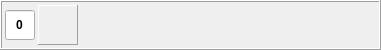
<?xml version="1.0" encoding="UTF-8"?>
<ui version="4.0">
 <class>InitiativeListCombatantWidget</class>
 <widget class="QWidget" name="InitiativeListCombatantWidget">
  <property name="geometry">
   <rect>
    <x>0</x>
    <y>0</y>
    <width>381</width>
    <height>50</height>
   </rect>
  </property>
  <property name="sizePolicy">
   <sizepolicy hsizetype="MinimumExpanding" vsizetype="Preferred">
    <horstretch>0</horstretch>
    <verstretch>0</verstretch>
   </sizepolicy>
  </property>
  <property name="windowTitle">
   <string/>
  </property>
  <layout class="QHBoxLayout" name="horizontalLayout_2">
   <property name="spacing">
    <number>0</number>
   </property>
   <property name="leftMargin">
    <number>0</number>
   </property>
   <property name="topMargin">
    <number>0</number>
   </property>
   <property name="rightMargin">
    <number>0</number>
   </property>
   <property name="bottomMargin">
    <number>0</number>
   </property>
   <item>
    <widget class="QFrame" name="frame">
     <property name="frameShape">
      <enum>QFrame::Box</enum>
     </property>
     <property name="frameShadow">
      <enum>QFrame::Raised</enum>
     </property>
     <layout class="QHBoxLayout" name="horizontalLayout">
      <property name="spacing">
       <number>3</number>
      </property>
      <property name="leftMargin">
       <number>3</number>
      </property>
      <property name="topMargin">
       <number>3</number>
      </property>
      <property name="rightMargin">
       <number>3</number>
      </property>
      <property name="bottomMargin">
       <number>3</number>
      </property>
      <item>
       <widget class="QLineEdit" name="edtInitiative">
        <property name="sizePolicy">
         <sizepolicy hsizetype="Fixed" vsizetype="Fixed">
          <horstretch>0</horstretch>
          <verstretch>0</verstretch>
         </sizepolicy>
        </property>
        <property name="minimumSize">
         <size>
          <width>30</width>
          <height>30</height>
         </size>
        </property>
        <property name="maximumSize">
         <size>
          <width>30</width>
          <height>30</height>
         </size>
        </property>
        <property name="font">
         <font>
          <pointsize>9</pointsize>
          <bold>true</bold>
         </font>
        </property>
        <property name="text">
         <string>0</string>
        </property>
        <property name="alignment">
         <set>Qt::AlignCenter</set>
        </property>
       </widget>
      </item>
      <item>
       <widget class="QLabel" name="lblIcon">
        <property name="sizePolicy">
         <sizepolicy hsizetype="Fixed" vsizetype="Fixed">
          <horstretch>0</horstretch>
          <verstretch>0</verstretch>
         </sizepolicy>
        </property>
        <property name="minimumSize">
         <size>
          <width>40</width>
          <height>40</height>
         </size>
        </property>
        <property name="maximumSize">
         <size>
          <width>40</width>
          <height>40</height>
         </size>
        </property>
        <property name="styleSheet">
         <string notr="true"/>
        </property>
        <property name="frameShape">
         <enum>QFrame::Panel</enum>
        </property>
        <property name="frameShadow">
         <enum>QFrame::Raised</enum>
        </property>
        <property name="text">
         <string/>
        </property>
        <property name="scaledContents">
         <bool>true</bool>
        </property>
        <property name="alignment">
         <set>Qt::AlignCenter</set>
        </property>
       </widget>
      </item>
      <item>
       <widget class="QLabel" name="lblName">
        <property name="text">
         <string/>
        </property>
       </widget>
      </item>
     </layout>
    </widget>
   </item>
  </layout>
 </widget>
 <resources/>
 <connections/>
</ui>
